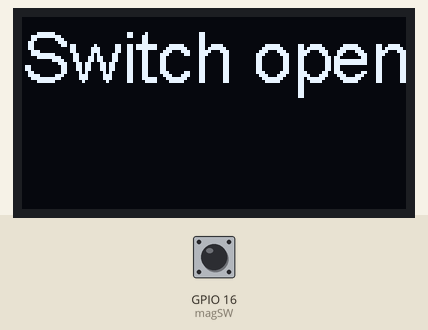
Recording of a sketch running on a simulated ESP32. Shown: 128×64 one-colour display. The test bench sets the inputs (shaded band); at power-on: GPIO 16 (magSW) HIGH. What the sketch prints to the serial monitor is not drawn.

Above: at 1.2 s.
1.3 s: GPIO 16 (magSW) pulled LOW for 0.15 s
At 2.1 s:
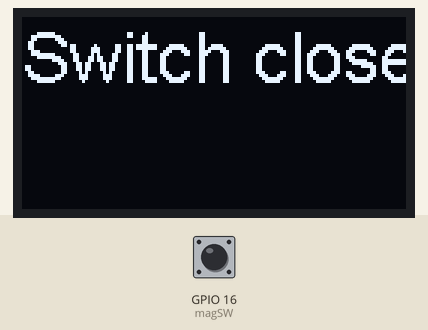
3.8 s: GPIO 16 (magSW) pulled LOW for 3.2 s
Timing chart, 0 to 6.8 s (numbered marks = the images above; inputs shaded):
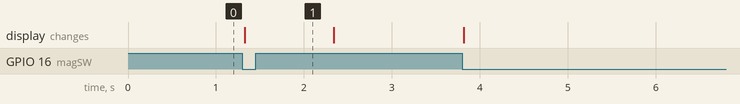

Measured:
- after the input at 1.3 s, the display: changes at once (image 1)

The sketch:

switch_oled.ino
```cpp
#include <Wire.h>
#include "SSD1306.h"

SSD1306 display(0x3c,21,22);
String myString;


#define magSW 16
void setup() {
  // put your setup code here, to run once:

  display.init();
display.setFont(ArialMT_Plain_24);
pinMode(magSW,INPUT_PULLUP);
Serial.begin(115200);
}

void loop() {
  // put your main code here, to run repeatedly:

  int sw_status;
  sw_status = digitalRead(magSW);
  if (sw_status)
  {
  Serial.println("Switch open");
  display.clear();
  myString = "Switch open  ";
  display.drawString(0,0,myString);
  display.display();
  }
  else
  {
  Serial.println("Switch closed");
  display.clear();
  myString = "Switch closed";
  display.drawString(0,0,myString);
  display.display();

  delay(1000);

  }
}
```
